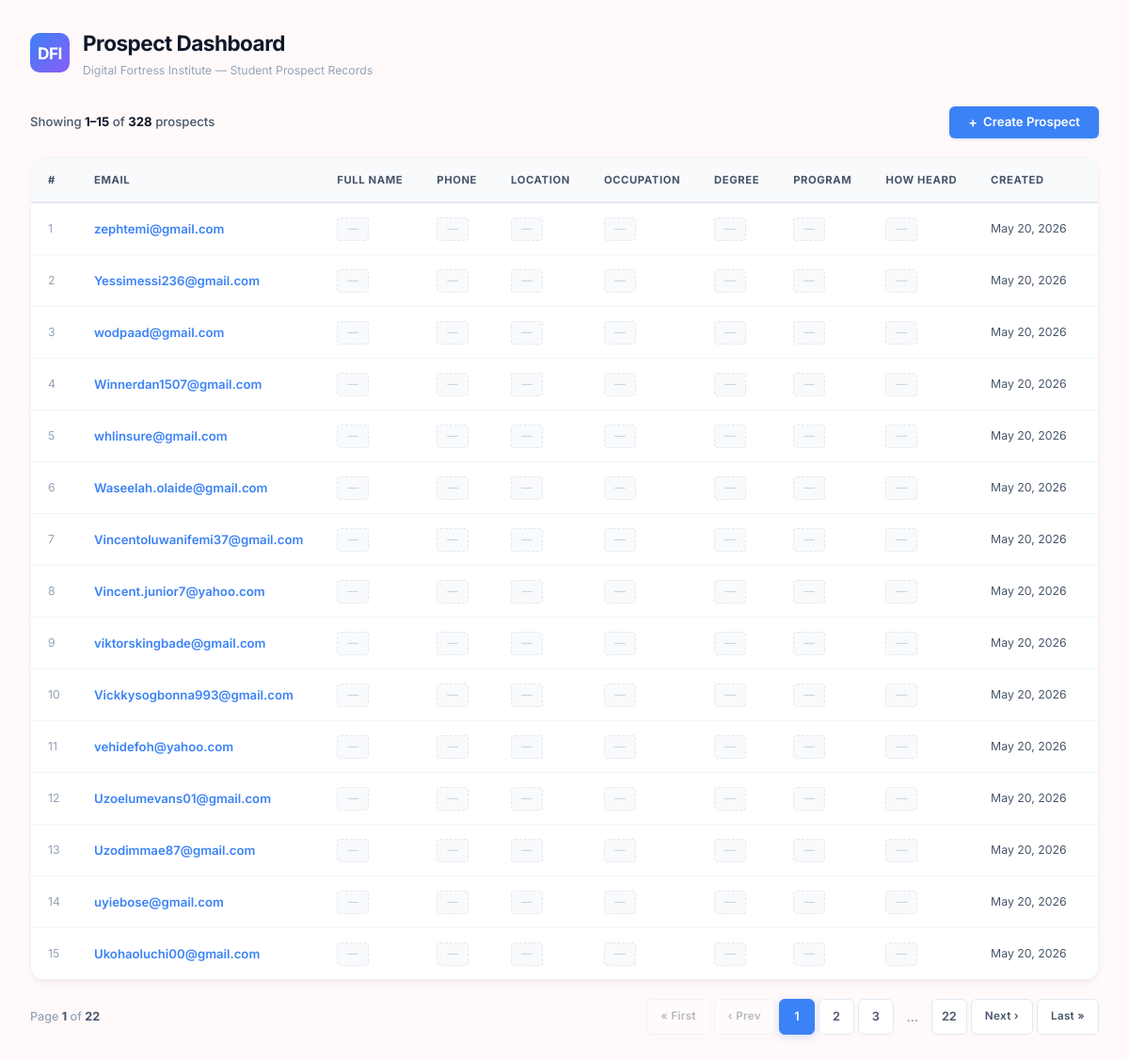
/dashboard/, run on the app's committed database.
### prospects/models.py (models this page shows, shortened)
class Prospect(models.Model):
    HOW_HEARD_CHOICES = [
        ('roundabout_banner', 'Roundabout Banner'),
        ('friends_family', 'Friends/Family'),
        ('traditional_media', 'Traditional Media (Radio, TV, etc.)'),
        ('digital_advert', 'Digital Advert'),
        ('fliers_banner', 'Fliers/Banner'),
    ]
    email = models.EmailField(
        max_length=255,
        unique=True,
        help_text='Required. Must be a valid, unique email address.',
    )
    full_name = models.CharField(
        max_length=255,
        blank=True,
        null=True,
    )
    phone_number = models.CharField(
        max_length=50,
        blank=True,
        null=True,
    )
    location = models.CharField(
        max_length=255,
        blank=True,
        null=True,
    )
    occupation = models.CharField(
        max_length=255,
        blank=True,
        null=True,
    )
    highest_degree = models.CharField(
        max_length=255,
        blank=True,
        null=True,
    )
    program = models.CharField(
        max_length=255,
        blank=True,
        null=True,
    )
    how_heard = models.CharField(
        max_length=50,
        choices=HOW_HEARD_CHOICES,
        blank=True,
        null=True,
    )
    created_at = models.DateTimeField(auto_now_add=True)
    class Meta:
        ordering = ['-created_at']
        verbose_name = 'Prospect'
        verbose_name_plural = 'Prospects'

### prospects/views.py (the view)
# urls.py: path('', views.dashboard, name='dashboard'),
def dashboard(request):
    prospect_list = Prospect.objects.all()
    paginator = Paginator(prospect_list, PROSPECTS_PER_PAGE)
    page_number = request.GET.get('page', 1)
    page_obj = paginator.get_page(page_number)
    return render(request, 'prospects/dashboard.html', {
        'prospects': page_obj,
        'page_obj': page_obj,
        'total_count': paginator.count,
        'page_title': 'Prospect Dashboard',
    })

### prospects/templates/prospects/dashboard.html (shortened to what this page needs)
<!DOCTYPE html>
<html lang="en">
<head>
</head>
<body>
    <div class="app-shell">
        <header class="top-bar">
            <div class="top-bar__brand">
                <div class="top-bar__logo">DFI</div>
                <div>
                    <h1 class="top-bar__title">{{ page_title }}</h1>
                    <p class="top-bar__subtitle">Digital Fortress Institute — Student Prospect Records</p>
                </div>
            </div>
        </header>
        <div class="action-bar">
            <p class="record-count">
                Showing <strong>{{ page_obj.start_index }}–{{ page_obj.end_index }}</strong> of <strong>{{ total_count }}</strong> prospect{{ total_count|pluralize }}
            </p>
            <a href="{% url 'prospects:prospect_create' %}" class="btn btn--primary" id="btn-create-prospect">
                <span class="btn__icon">+</span> Create Prospect
            </a>
        </div>
        <div class="table-card">
            {% if prospects %}
            <div class="table-wrap">
                <table id="prospects-table">
                    <thead>
                        <tr>
                            <th>#</th>
                            <th>Email</th>
                            <th>Full Name</th>
                            <th>Phone</th>
                            <th>Location</th>
                            <th>Occupation</th>
                            <th>Degree</th>
                            <th>Program</th>
                            <th>How Heard</th>
                            <th>Created</th>
                            <th>Actions</th>
                        </tr>
                    </thead>
                    <tbody>
                        {% for p in prospects %}
                        <tr id="prospect-row-{{ p.pk }}">
                            <td style="color: var(--text-muted); font-size: 0.82rem;">{{ page_obj.start_index|add:forloop.counter0 }}</td>
                            <td class="col-email">{{ p.email }}</td>
                            <td>{% if p.full_name %}{{ p.full_name }}{% else %}<span class="null-tag">—</span>{% endif %}</td>
                            <td>{% if p.phone_number %}{{ p.phone_number }}{% else %}<span class="null-tag">—</span>{% endif %}</td>
                            <td>{% if p.location %}{{ p.location }}{% else %}<span class="null-tag">—</span>{% endif %}</td>
                            <td>{% if p.occupation %}{{ p.occupation }}{% else %}<span class="null-tag">—</span>{% endif %}</td>
                            <td>{% if p.highest_degree %}{{ p.highest_degree }}{% else %}<span class="null-tag">—</span>{% endif %}</td>
                            <td>{% if p.program %}{{ p.program }}{% else %}<span class="null-tag">—</span>{% endif %}</td>
                            <td>
                                {% if p.how_heard %}
                                    <span class="badge badge--channel">{{ p.get_how_heard_display }}</span>
                                {% else %}
                                    <span class="null-tag">—</span>
                                {% endif %}
                            </td>
                            <td style="font-size: 0.82rem; color: var(--text-secondary);">
                                {{ p.created_at|date:"M d, Y" }}
                            </td>
                            <td>
                            </td>
                        </tr>
                        {% endfor %}
                    </tbody>
                </table>
            </div>
            {% endif %}
        </div>
        {% if page_obj.paginator.num_pages > 1 %}
        <nav class="pagination-bar" id="pagination" aria-label="Table pagination">
            <p class="pagination-bar__info">
                Page <strong>{{ page_obj.number }}</strong> of <strong>{{ page_obj.paginator.num_pages }}</strong>
            </p>
            <div class="pagination-bar__controls">
                {% if page_obj.has_previous %}
                <a href="?page=1" class="page-btn page-btn--nav" title="First page">« First</a>
                <a href="?page={{ page_obj.previous_page_number }}" class="page-btn page-btn--nav" title="Previous page">‹ Prev</a>
                {% else %}
                <span class="page-btn page-btn--nav page-btn--disabled">« First</span>
                <span class="page-btn page-btn--nav page-btn--disabled">‹ Prev</span>
                {% endif %}
                {% for pg in page_obj.paginator.page_range %}
                    {% if pg == page_obj.number %}
                        <span class="page-btn page-btn--active">{{ pg }}</span>
                    {% elif pg == 1 or pg == page_obj.paginator.num_pages %}
                        <a href="?page={{ pg }}" class="page-btn">{{ pg }}</a>
                    {% elif pg >= page_obj.number|add:"-2" and pg <= page_obj.number|add:"2" %}
                        <a href="?page={{ pg }}" class="page-btn">{{ pg }}</a>
                    {% elif pg == page_obj.number|add:"-3" or pg == page_obj.number|add:"3" %}
                        <span class="page-ellipsis">…</span>
                    {% endif %}
                {% endfor %}
                {% if page_obj.has_next %}
                <a href="?page={{ page_obj.next_page_number }}" class="page-btn page-btn--nav" title="Next page">Next ›</a>
                <a href="?page={{ page_obj.paginator.num_pages }}" class="page-btn page-btn--nav" title="Last page">Last »</a>
                {% else %}
                <span class="page-btn page-btn--nav page-btn--disabled">Next ›</span>
                <span class="page-btn page-btn--nav page-btn--disabled">Last »</span>
                {% endif %}
            </div>
        </nav>
        {% endif %}
    </div>
</body>
</html>

### data on the page
Prospect: start_index|add "1", email "zephtemi@gmail.com", created_at "May 20, 2026"
Prospect: start_index|add "2", email "Yessimessi236@gmail.com", created_at "May 20, 2026"
Prospect: start_index|add "3", email "wodpaad@gmail.com", created_at "May 20, 2026"
Prospect: start_index|add "4", email "Winnerdan1507@gmail.com", created_at "May 20, 2026"
Prospect: start_index|add "5", email "whlinsure@gmail.com", created_at "May 20, 2026"
Prospect: start_index|add "6", email "Waseelah.olaide@gmail.com", created_at "May 20, 2026"
Prospect: start_index|add "7", email "Vincentoluwanifemi37@gmail.com", created_at "May 20, 2026"
Prospect: start_index|add "8", email "Vincent.junior7@yahoo.com", created_at "May 20, 2026"
Prospect: start_index|add "9", email "viktorskingbade@gmail.com", created_at "May 20, 2026"
Prospect: start_index|add "10", email "Vickkysogbonna993@gmail.com", created_at "May 20, 2026"
Prospect: start_index|add "11", email "vehidefoh@yahoo.com", created_at "May 20, 2026"
Prospect: start_index|add "12", email "Uzoelumevans01@gmail.com", created_at "May 20, 2026"
Prospect: start_index|add "13", email "Uzodimmae87@gmail.com", created_at "May 20, 2026"
Prospect: start_index|add "14", email "uyiebose@gmail.com", created_at "May 20, 2026"
Prospect: start_index|add "15", email "Ukohaoluchi00@gmail.com", created_at "May 20, 2026"

### other printed values
{{ page_title }} "Prospect Dashboard"
{{ page_obj.start_index }} "1"
{{ page_obj.end_index }} "15"
{{ total_count }} "328"
{{ page_obj.number }} "1"
{{ page_obj.paginator.num_pages }} "22"
{{ pg }} "1"
{{ pg }} "2" "3"
{{ pg }} "22"
